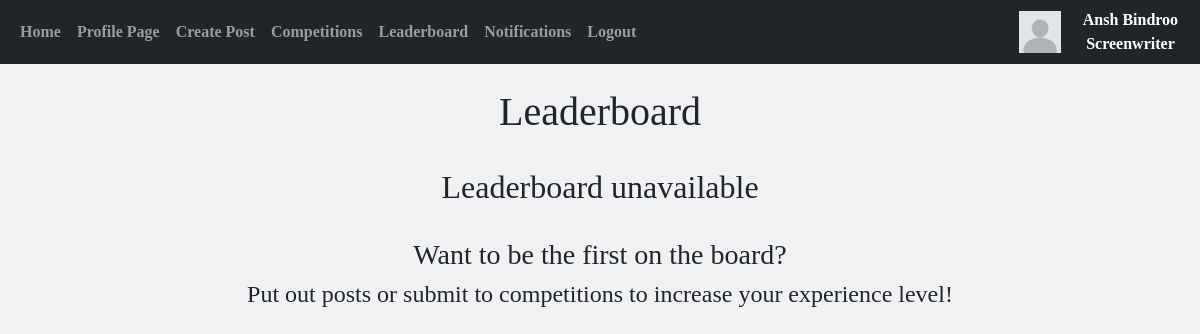
The page /leaderboard (signed in) on the database as committed earlier.
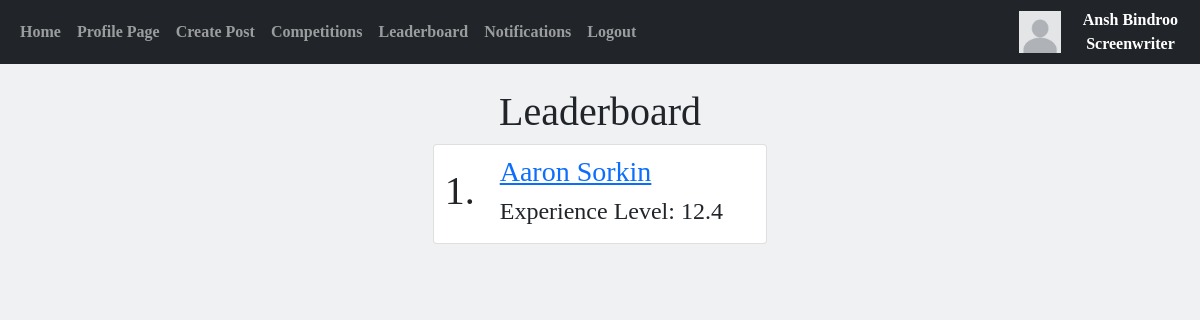
The same page on the database as committed later.
### website/models.py (models this page shows)
class Screenwriters(db.Model):
    __tablename__ = "Screenwriters"
    writerid = db.Column(db.Integer, primary_key=True)
    userid = db.Column(db.Integer, db.ForeignKey('Users.id'))
    backgroundcolour = db.Column(db.Integer)
    fontstyle = db.Column(db.String(30))
    experiencelevel = db.Column(db.Float)
    posts = db.relationship('Screenplays', backref="writer", passive_deletes=True)
    commenters = db.relationship('Comments', backref="writer", passive_deletes=True)
    responsees = db.relationship('Notifications', backref="writer", passive_deletes=True)
    likes = db.relationship('LikedScreenplays', backref="writer", passive_deletes=True)

class Users(db.Model, UserMixin):
    __tablename__ = "Users"
    id = db.Column(db.Integer, primary_key=True)
    email = db.Column(db.String(150), unique=True)
    username = db.Column(db.String(150), unique=True)
    forename = db.Column(db.String(75), unique=True)
    surname = db.Column(db.String(75))
    password = db.Column(db.String(150))
    accounttype = db.Column(db.Integer)
    profilepic = db.Column(db.String(), nullable=True)
    biography = db.Column(db.Text)
    insta = db.Column(db.String(), nullable=True)
    twitter = db.Column(db.String(), nullable=True)
    notifnum = db.Column(db.Integer)
    writers = db.relationship('Screenwriters', backref="user", passive_deletes=True)
    producers = db.relationship('Producers', backref="user", passive_deletes=True)

### website/homepage.py (the view)
@homepage.route("/leaderboard", methods=['GET','POST'])
@login_required
def leaderboard():
    UpdateNotificationNumber(current_user.id)
    writers = Screenwriters.query.filter(Screenwriters.experiencelevel > 0).order_by(Screenwriters.experiencelevel)
    leaderboard = []
    number = 1
    for writer in writers:
        leaderboard.append([number, writer])
        number += 1
    return flask.render_template("leaderboard.html", writers=leaderboard, user=current_user)

### website/update.py (called while the page is built, shortened)
def UpdateNotificationNumber(userid): # Updates the badge indicating the number of unseen notification a user has
    if current_user.accounttype == 1:
        writer = Screenwriters.query.filter_by(userid=userid).first()
        notifs = Notifications.query.filter_by(writerid=writer.writerid)
        number = 0
        if notifs:
            current_user.notifnum = number
            db.session.commit()
        else:
            current_user.notifnum = 0
            db.session.commit()

### website/templates/leaderboard.html (shortened to what this page needs)
{% extends "base.html" %} {% block title %}Leaderboard{% endblock %} {% block content%}
<!DOCTYPE html>
<html lang="en">
<head>
</head>
<body style="text-align:center">
        <h1>Leaderboard</h1>
        {% if writers|length != 0 %}
            {% for record in writers %}
                {% set writer = record[1] %}
                    <div class="card" style="text-align:center;margin: auto; width:30%; padding: 10px;">
                        <div class="row">
                            <div class="col-2">
                                <h1 style="margin-top: 12px;">{{record[0]}}.</h1>
                            </div>
                            <div class="col-10" style="text-align: left">
                                <a href="/profilepage/{{writer.user.id}}" target="_blank"><h3>{{writer.user.username}}</h3></a>
                                <h4>Experience Level: {{ writer.experiencelevel }}<h4>
                            </div>
                        </div>
                    </div>
                    <br>
            {% endfor %}
        {% else %}
            <br>
            <h2>Leaderboard unavailable</h2>
            {% if current_user.accounttype == 1 %}
                <br>
                <h3>Want to be the first on the board?</h3>
                <h4>Put out posts or submit to competitions to increase your experience level!</h4>
            {% endif %}
        {% endif %}
</body>
</html>
{% endblock %}

Rows that differ between the two databases and show on the page:
now on this page (row edited): Screenwriters: record "1", experiencelevel "12.4"
now on this page (row edited): Users: user.username "Aaron Sorkin"
Other text that changed with them:
text no longer shown: "Leaderboard unavailable Want to be the first on the board? Put out posts or submit to competitions to increase your experience level!"
